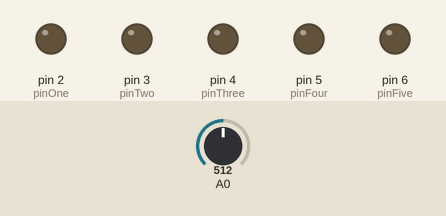
This program was run on a simulated Arduino Uno, built with avr-gcc and run on an emulated ATmega328P. Shown: output pins drawn as LEDs (lit = HIGH). The test bench sets the inputs (shaded band); at power-on: A0 = 512.

Above: at 1.2 s.
1.3 s: A0 set to 192
2.8 s: A0 set to 170
At 3.4 s:
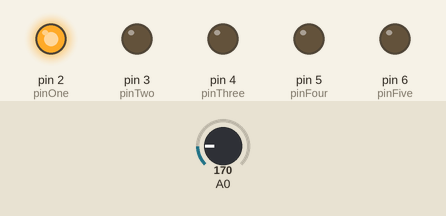
5.8 s: A0 set to 190
At 8.4 s:
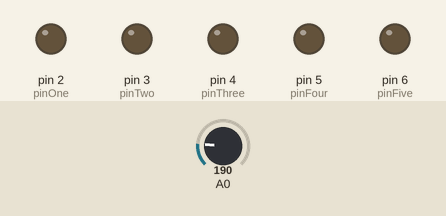
8.8 s: A0 set to 122
At 13.4 s:
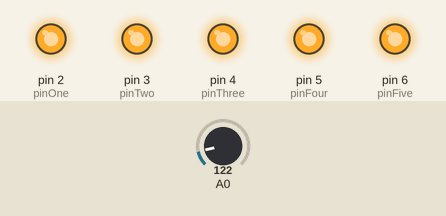
Timing chart, 0 to 14.3 s (numbered marks = the images above; inputs shaded):
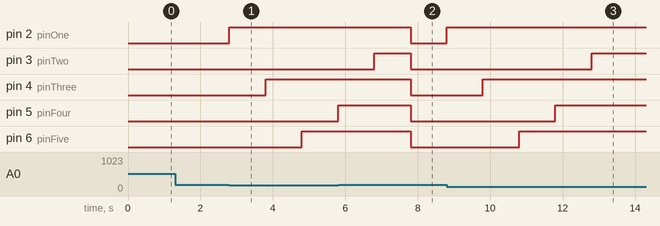

Measured:
- the behaviour switches between 180 and 179 on A0 (found by bisection; images 0 and 1)
- after the input at 1.3 s, every drawn part: stays the same
- after the input at 2.8 s, pin 2 (pinOne): LOW → HIGH at once; pin 4 (pinThree): LOW → HIGH after 1.0 s; pin 6 (pinFive): LOW → HIGH after 2.0 s
- after the input at 5.8 s, pin 2 (pinOne), pin 4 (pinThree), pin 6 (pinFive): HIGH → LOW after 2.0 s
- after the input at 8.8 s, pin 2 (pinOne): LOW → HIGH at once; pin 3 (pinTwo): LOW → HIGH after 4.0 s; pin 4 (pinThree): LOW → HIGH after 1.0 s; pin 5 (pinFour): LOW → HIGH after 3.0 s; pin 6 (pinFive): LOW → HIGH after 2.0 s

The program:

main.cpp
```cpp
#include <Arduino.h>

int pinOne = 2;
int pinTwo = 3;
int pinThree = 4;
int pinFour = 5;
int pinFive = 6;

void setup() {
  pinMode(pinOne, OUTPUT);
  pinMode(pinTwo, OUTPUT);
  pinMode(pinThree, OUTPUT);
  pinMode(pinFour, OUTPUT);
  pinMode(pinFive, OUTPUT);
}

void loop() {
  int valorLido = analogRead(A0);

  if(valorLido < 180) {
    digitalWrite(pinOne, HIGH);
    delay(1000);
    digitalWrite(pinThree, HIGH);
    delay(1000);
    digitalWrite(pinFive, HIGH);
    delay(1000);
    digitalWrite(pinFour, HIGH);
    delay(1000);
    digitalWrite(pinTwo, HIGH);
    delay(1000);
  } else {
    digitalWrite(pinOne, LOW);
    digitalWrite(pinTwo, LOW);
    digitalWrite(pinThree, LOW);
    digitalWrite(pinFour, LOW);
    digitalWrite(pinFive, LOW);
  }
}
```
